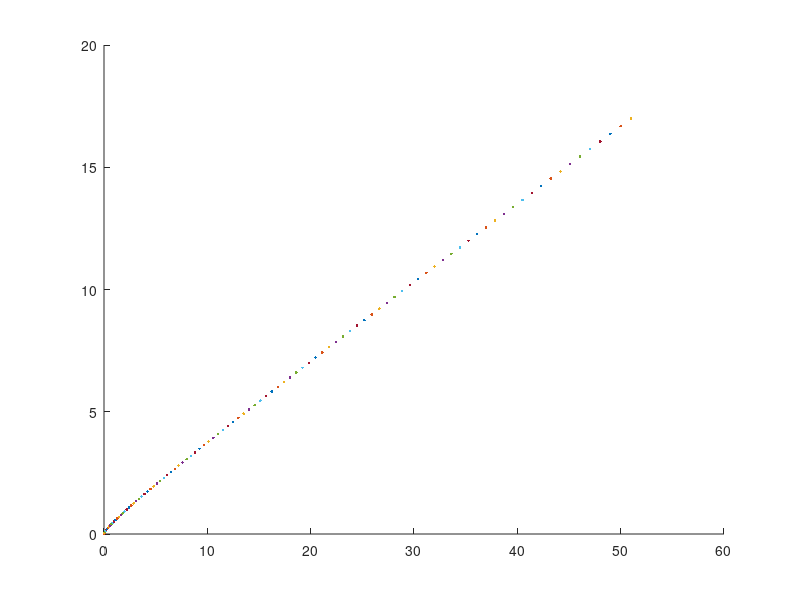

The MATLAB source for this figure:
x0 = [0; 0]; % initial position vector (x, y)
v0 = [0.1; 0.2]; % initial velocity vector (vx, vy)
a0 = [1; 0.3]; % initial acceleration vector (ax, ay)
h = 0.1; % time step size
t = 0:h:10; % time range (t=0 to t=10 with step size h)

n = length(t);
x = zeros(n,2);
v =  zeros(n,2);
a =  zeros(n,2);
m_x = zeros(n,2);
m_v =  zeros(n,2);
m_a =  zeros(n,2);

figure; % create a new figure window
hold on; % allow multiple plots to be overlaid on the same figure

for i = 1:n % loop through the time range
      x(i,:) = x0 + v0*t(i) + 0.5*a0*t(i)^2; % calculate position vector at time t(i)
    v(i,:) = v0 + a0*t(i); % calculate velocity vector at time t(i)
    a(i,:) = a0; % calculate acceleration vector at time t(i)


    m_x(i) = norm(x(i,:)); % calculate modulus of position vector at time t(i)
    m_v(i) = norm(v(i,:)); % calculate modulus of velocity vector at time t(i)
    m_a(i) = norm(a(i,:)); % calculate modulus of acceleration vector at time t(i)


    plot(x(i,1), x(i,2),'.'); % plot the x and y components of the position vector

    pause(0.1); % pause for 0.1 seconds before continuing the loop
    
    disp([t; x'; v'; a'; m_x'; m_v'; m_a']); % display data as a table


end

drawnow; % update the plot

